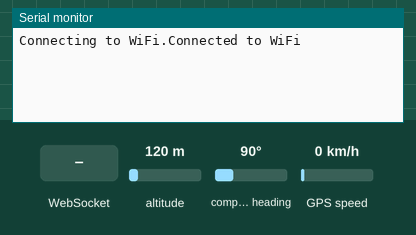
Simulated run of this sketch. Board: ESP8266 (NodeMCU). Parts: the last lines printed to the serial monitor. Inputs (shaded band) come from the test bench; at power-on: altitude 120 m, compass heading 90°, GPS speed 0 km/h. WiFi joins after 1.5 s; servers stay silent unless stated; the GPS gets a fix after 3 s at 37.7749, -122.4194 with 8 satellites.

Above: at 7.2 s.
7.3 s: WebSocket text "1" received
At 8.2 s:
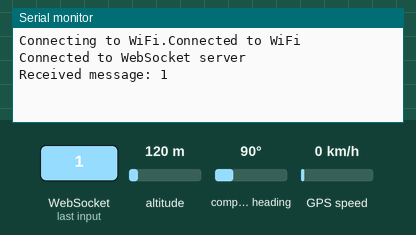
8.8 s: WebSocket text "0" received
At 9.4 s:
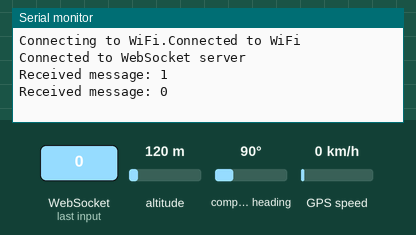

Measured:
- after the input at 7.3 s, the serial monitor: prints a new line at once (image 1)
- after the input at 8.8 s, the serial monitor: prints a new line at once (image 2)

The sketch:

projectarduino.ino
```cpp
#include <ESP8266WiFi.h>
#include <WebSocketsClient.h>
#include <TinyGPS++.h>
#include <SoftwareSerial.h>

// WebSocket Server details
const char* server = "192.168.1.15";
const int port = 80; // Change if necessary

// WiFi credentials
const char* ssid = "mina";
const char* password = "11111111";

// GPS setup
SoftwareSerial ss(4, 5); // RX, TX
TinyGPSPlus gps;

// WebSocket setup
WebSocketsClient webSocket;

// Time tracking for speed calculation
unsigned long lastTime = 0;
float lastLat = 0.0, lastLon = 0.0;

// Function to calculate distance using Haversine formula
float haversine(float lat1, float lon1, float lat2, float lon2) {
  float R = 6371.0; // Earth's radius in kilometers
  float dLat = (lat2 - lat1) * DEG_TO_RAD;
  float dLon = (lon2 - lon1) * DEG_TO_RAD;
  lat1 = lat1 * DEG_TO_RAD;
  lat2 = lat2 * DEG_TO_RAD;

  float a = sin(dLat / 2) * sin(dLat / 2) +
            sin(dLon / 2) * sin(dLon / 2) * cos(lat1) * cos(lat2);
  float c = 2 * atan2(sqrt(a), sqrt(1 - a));
  return R * c; // Distance in kilometers
}

// Function to calculate speed (in km/h)
float calculateSpeed(float distance, unsigned long timeDiff) {
  if (timeDiff == 0) return 0;
  return (distance / (timeDiff / 1000.0)) * 3600.0; // speed in km/h
}

void setup() {
  Serial.begin(115200);
  ss.begin(9600); // Start GPS serial at 9600 baud

  // Connect to Wi-Fi
  Serial.print("Connecting to WiFi");
  WiFi.begin(ssid, password);
  while (WiFi.status() != WL_CONNECTED) {
    delay(5000);
    Serial.print(".");
  }
  Serial.println("Connected to WiFi");

  // Connect to WebSocket server
  webSocket.begin(server, port, "/"); // WebSocket URL path if necessary
  webSocket.onEvent(webSocketEvent);

  delay(1000);  // Wait for WebSocket to establish
}

void loop() {
  while (ss.available() > 0) {
    gps.encode(ss.read());
    if (gps.location.isUpdated()) {
      float lat = gps.location.lat();
      float lon = gps.location.lng();

      unsigned long currentTime = millis();
      float distance = haversine(lastLat, lastLon, lat, lon);
      float speed = calculateSpeed(distance, currentTime - lastTime);

      // Send GPS data and speed via WebSocket
      String message = String("Latitude: ") + lat + ", Longitude: " + lon + ", Speed: " + speed + " km/h";
      webSocket.sendTXT(message);

      // Update last position and time for speed calculation
      lastLat = lat;
      lastLon = lon;
      lastTime = currentTime;
    }
  }

  // Handle WebSocket events
  webSocket.loop();
}

// WebSocket event handler
void webSocketEvent(WStype_t type, uint8_t* payload, size_t length) {
  switch (type) {
    case WStype_DISCONNECTED:
      Serial.println("Disconnected from WebSocket server");
      break;
    case WStype_CONNECTED:
      Serial.println("Connected to WebSocket server");
      break;
    case WStype_TEXT:
      Serial.printf("Received message: %s\n", payload);
      break;
    case WStype_BIN:
      Serial.println("Received binary message");
      break;
  }
}
```
